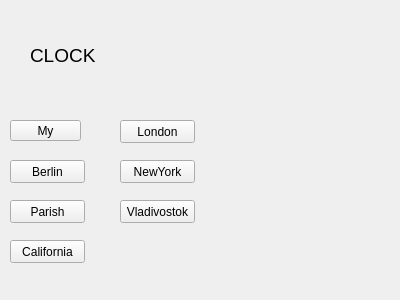
<?xml version="1.0" encoding="UTF-8"?>
<ui version="4.0">
 <class>Form</class>
 <widget class="QWidget" name="Form">
  <property name="geometry">
   <rect>
    <x>0</x>
    <y>0</y>
    <width>400</width>
    <height>300</height>
   </rect>
  </property>
  <property name="windowTitle">
   <string>Form</string>
  </property>
  <widget class="QLabel" name="cr">
   <property name="geometry">
    <rect>
     <x>30</x>
     <y>30</y>
     <width>211</width>
     <height>51</height>
    </rect>
   </property>
   <property name="text">
    <string>&lt;html&gt;&lt;head/&gt;&lt;body&gt;&lt;p&gt;&lt;span style=&quot; font-size:14pt;&quot;&gt;CLOCK&lt;/span&gt;&lt;/p&gt;&lt;/body&gt;&lt;/html&gt;</string>
   </property>
  </widget>
  <widget class="QPushButton" name="My">
   <property name="geometry">
    <rect>
     <x>10</x>
     <y>120</y>
     <width>71</width>
     <height>21</height>
    </rect>
   </property>
   <property name="text">
    <string>My</string>
   </property>
  </widget>
  <widget class="QPushButton" name="Berlin">
   <property name="geometry">
    <rect>
     <x>10</x>
     <y>160</y>
     <width>75</width>
     <height>23</height>
    </rect>
   </property>
   <property name="text">
    <string>Berlin</string>
   </property>
  </widget>
  <widget class="QPushButton" name="Parish">
   <property name="geometry">
    <rect>
     <x>10</x>
     <y>200</y>
     <width>75</width>
     <height>23</height>
    </rect>
   </property>
   <property name="text">
    <string>Parish</string>
   </property>
  </widget>
  <widget class="QPushButton" name="London">
   <property name="geometry">
    <rect>
     <x>120</x>
     <y>120</y>
     <width>75</width>
     <height>23</height>
    </rect>
   </property>
   <property name="text">
    <string>London</string>
   </property>
  </widget>
  <widget class="QPushButton" name="NewYork">
   <property name="geometry">
    <rect>
     <x>120</x>
     <y>160</y>
     <width>75</width>
     <height>23</height>
    </rect>
   </property>
   <property name="text">
    <string>NewYork</string>
   </property>
  </widget>
  <widget class="QPushButton" name="Vladivostok">
   <property name="geometry">
    <rect>
     <x>120</x>
     <y>200</y>
     <width>75</width>
     <height>23</height>
    </rect>
   </property>
   <property name="text">
    <string>Vladivostok</string>
   </property>
  </widget>
  <widget class="QPushButton" name="California">
   <property name="geometry">
    <rect>
     <x>10</x>
     <y>240</y>
     <width>75</width>
     <height>23</height>
    </rect>
   </property>
   <property name="text">
    <string>California</string>
   </property>
  </widget>
 </widget>
 <resources/>
 <connections/>
</ui>
